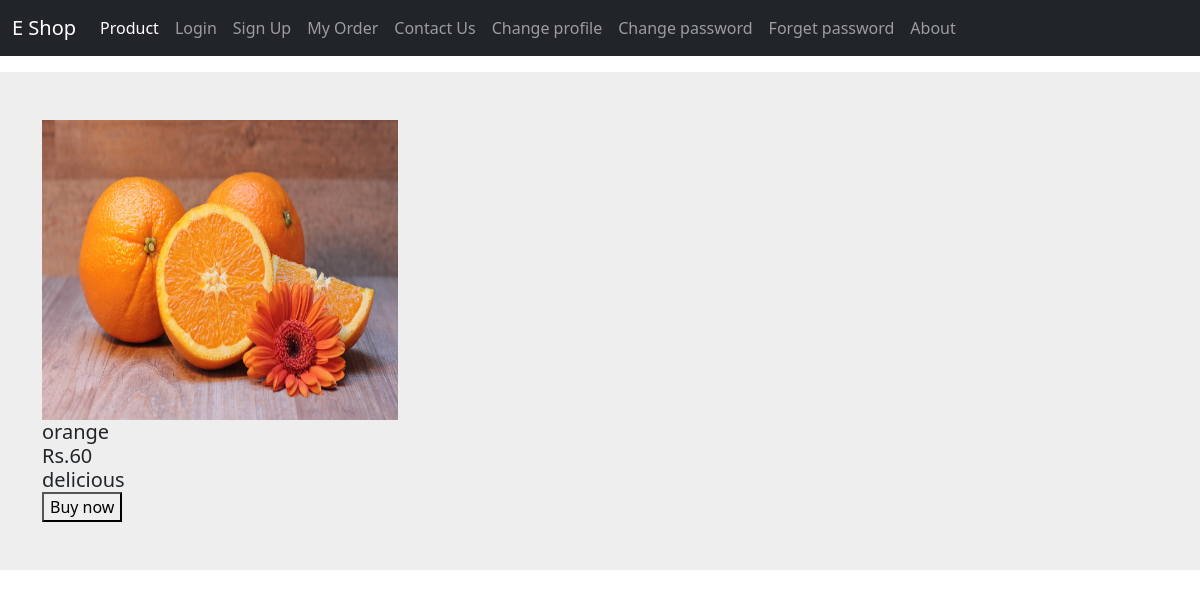
Page /product-get/5 on the committed database.
### app1/models.py (models this page shows, shortened)
class Product(models.Model):
    category=models.ForeignKey(Category, on_delete=models.CASCADE)
    name=models.CharField(max_length=200)
    productimage=models.ImageField(upload_to='product')
    price=models.IntegerField()
    productdescription=models.TextField(default="")
    productquantity=models.IntegerField(null=True)

### app1/views.py (the view)
# urls.py: path('product-get/<int:id>',product_get,name='productget'),
def product_get(request,id):
    data=Product.objects.get(id=id)
    return render(request,'singleproduct.html',{'abc':data})

### app1/templates/singleproduct.html (shortened to what this page needs)
{% extends 'base.html' %}
{% block content %}
               <div class="col py-3">
                <section style="background-color: #eee;">
                    <div class="container py-5">
                        <div class="row">
                                <div class="col-md-2 col-lg-4 mb-4 mb-lg-0">
                                        <img src="{{abc.productimage.url}}"
                                            class="card-img-top" height="300px" alt="Laptop" />
                                        <div class="card-body" style="align-self: center;">
                                            <h5 class="mb-0" style="align-self:center;">{{abc.name}}</h5>
                                            <h5 class="mb-0" style="align-self:center;">Rs.{{abc.price}}</h5>
                                            <h5 class="mb-0" style="align-self:center;">{{abc.productdescription}}</h5>
                                        </div>
                                    </div>
                                </div>
                                <form method="POST" action="{% url 'buy' %}">
                                    <button type="submit">Buy now</button>
                                </form>
                    </div>
                </section>
            </div>
                {% endblock %}

### rows in the picture
Product: productimage (picture), name "orange", price "60", productdescription "delicious"
